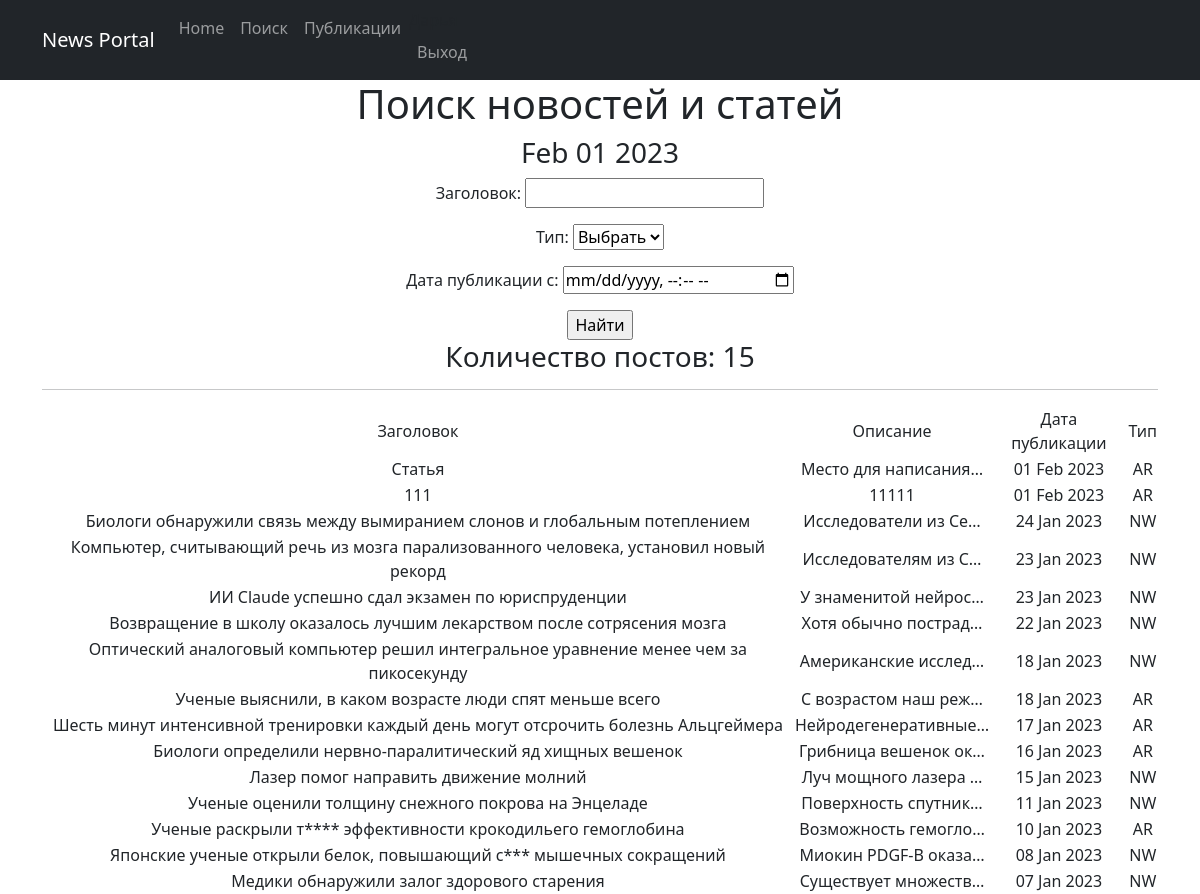
The page /posts/search/ (signed in) on the database its author committed.
### portal/models.py (models this page shows, shortened)
class Post(models.Model):
    NEWS = 'NW'
    ARTICLE = 'AR'
    CATEGORY_CHOICES = [
        (NEWS, 'Новость'),
        (ARTICLE, 'Статья'),
    ]
    author = models.ForeignKey(Author, on_delete = models.CASCADE)
    category_type = models.CharField(max_length=2, choices=CATEGORY_CHOICES, default=NEWS)
    date_create = models.DateTimeField(auto_now_add=True)
    post_category = models.ManyToManyField(Category, through='PostCategory')
    title = models.CharField(max_length=128)
    text = models.TextField()
    rating = models.SmallIntegerField(default=0)

### portal/views.py (the view)
# urls.py: path('search/', PostSearch.as_view()),
class PostSearch(ListView):
    form_class = PostForm
    model = Post
    ordering = '-date_create'
    template_name = 'search.html'
    context_object_name = 'posts'
    def get_queryset(self):
        queryset = super().get_queryset()
        self.filterset = PostFilter(self.request.GET, queryset)
        return self.filterset.qs
    def get_context_data(self, **kwargs):
        context = super().get_context_data(**kwargs)
        context['filterset'] = self.filterset
        return context

### portal/templatetags/custom_filters.py (called while the page is built)
@register.filter()
def censor(value):
    bad_words = ['тайну', 'силу', 'глубина', 'кислород']
    if not isinstance(value, str):
        raise TypeError(f"unresolved type '{type(value)}' expected type 'str'")
    for word in value.split():
        if word.lower() in bad_words:
            value = value.replace(word, f'{word[0]}{"*" * (len(word)-1)}')
    return value

### portal/templatetags/custom_tags.py (called while the page is built)
@register.simple_tag()
def current_time(format_string='%b %d %Y'):
    return datetime.utcnow().strftime(format_string)

### templates/search.html (shortened to what this page needs)
{% extends 'flatpages/default.html' %}
{% load custom_filters %}
{% load custom_tags %}
{% block content %}
    <h1>Поиск новостей и статей</h1>
    <h3>{% current_time '%b %d %Y' %}</h3>
    <form action="" method="get">
       {{ filterset.form.as_p }}
       <input type="submit" value="Найти" />
    </form>
    <h3>Количество постов: {{ posts|length }}</h3>
    <hr>
    {% if posts %}
        <table align="center">
            <tr>
                <td>Заголовок</td>
                <td>Описание</td>
                <td>Дата публикации</td>
                <td>Тип</td>
            </tr>
            {% for post in posts %}
            <tr>
                <td>{{ post.title|censor }}</td>
                <td>{{ post.text|censor|truncatechars:20 }}</td>
                <td>{{ post.date_create|date:'d M Y' }}</td>
                <td>{{ post.category_type }}</td>
            </tr>
            {% endfor %}
        </table>
    {% else %}
        <h3>Новостей и статей нет!</h3>
    {% endif %}
{% endblock content %}

### rows shown on the page
Post: title|censor "Статья", text|censor "Место для написания…", date_create "01 Feb 2023", category_type "AR"
Post: title|censor "111", text|censor "11111", date_create "01 Feb 2023", category_type "AR"
Post: title|censor "Биологи обнаружили связь между вымиранием слонов и глобальным потеплением", text|censor "Исследователи из Се…", date_create "24 Jan 2023", category_type "NW"
Post: title|censor "Компьютер, считывающий речь из мозга парализованного человека, установил новый рекорд", text|censor "Исследователям из С…", date_create "23 Jan 2023", category_type "NW"
Post: title|censor "ИИ Claude успешно сдал экзамен по юриспруденции", text|censor "У знаменитой нейрос…", date_create "23 Jan 2023", category_type "NW"
Post: title|censor "Возвращение в школу оказалось лучшим лекарством после сотрясения мозга", text|censor "Хотя обычно пострад…", date_create "22 Jan 2023", category_type "NW"
Post: title|censor "Оптический аналоговый компьютер решил интегральное уравнение менее чем за пикосекунду", text|censor "Американские исслед…", date_create "18 Jan 2023", category_type "NW"
Post: title|censor "Ученые выяснили, в каком возрасте люди спят меньше всего", text|censor "С возрастом наш реж…", date_create "18 Jan 2023", category_type "AR"
Post: title|censor "Шесть минут интенсивной тренировки каждый день могут отсрочить болезнь Альцгеймера", text|censor "Нейродегенеративные…", date_create "17 Jan 2023", category_type "AR"
Post: title|censor "Биологи определили нервно-паралитический яд хищных вешенок", text|censor "Грибница вешенок ок…", date_create "16 Jan 2023", category_type "AR"
Post: title|censor "Лазер помог направить движение молний", text|censor "Луч мощного лазера …", date_create "15 Jan 2023", category_type "NW"
Post: title|censor "Ученые оценили толщину снежного покрова на Энцеладе", text|censor "Поверхность спутник…", date_create "11 Jan 2023", category_type "NW"
Post: title|censor "Ученые раскрыли т**** эффективности крокодильего гемоглобина", text|censor "Возможность гемогло…", date_create "10 Jan 2023", category_type "AR"
Post: title|censor "Японские ученые открыли белок, повышающий с*** мышечных сокращений", text|censor "Миокин PDGF-B оказа…", date_create "08 Jan 2023", category_type "NW"
Post: title|censor "Медики обнаружили залог здорового старения", text|censor "Существует множеств…", date_create "07 Jan 2023", category_type "NW"

### other values the page prints
{{ posts|length }} "15"
